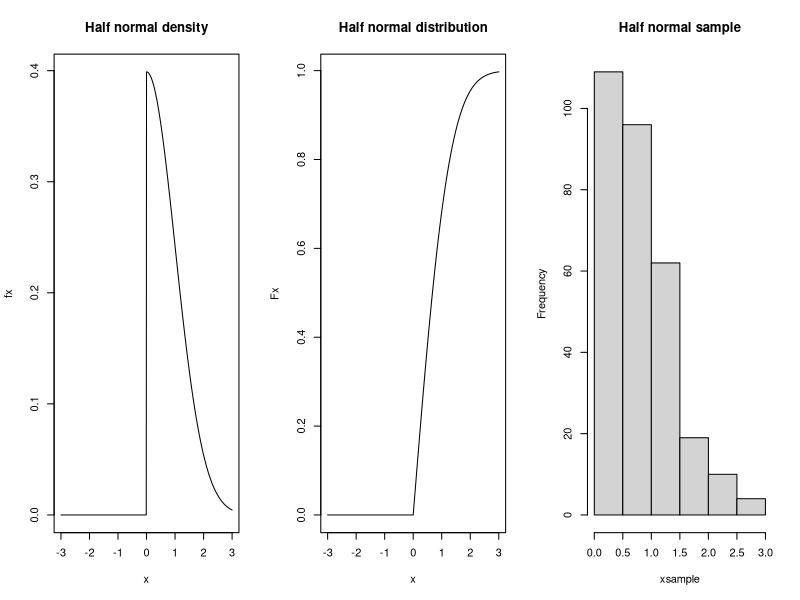
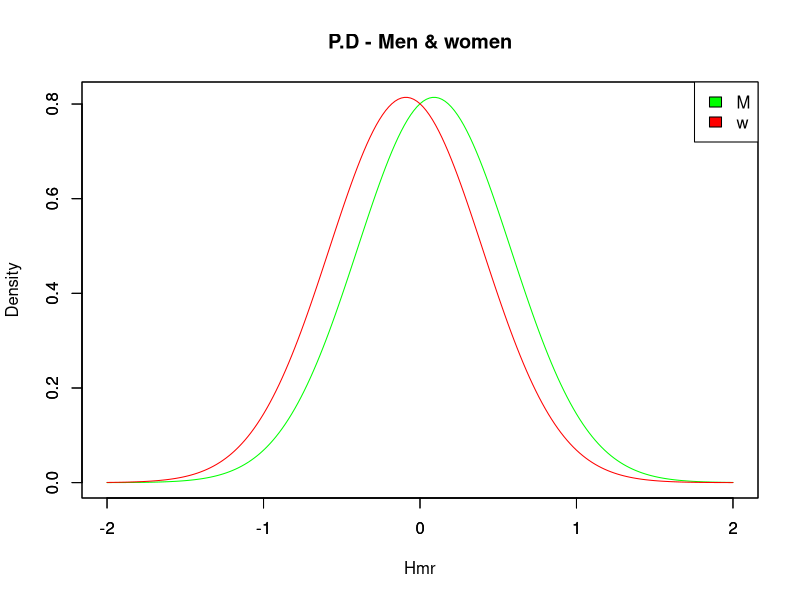

Generate these figures, in order, with R:
## ---- chunk 1
truncate <- function (ddist = dnorm, pdist = pnorm, qdist = qnorm, a = -Inf, b = Inf)
{

  
  # Writing the necessary code for Ddist 
f1 <- function(value){
  emptvector <- c()
  
  for(i in value)
  {
    if (i < a || i > b)
    {
      emptvector <- c(emptvector, 0)
    }
    else{
      probfun_val <- ddist(i)
      emptvector <- c(emptvector, probfun_val)
    }
  }
  return(emptvector)
}
 

# Writing the necessary code for Pdist 
f2 <- function(value)
{
  emptf2_vector <- c()
  for(i in value)
  {
    if (i < a)
    {
      emptf2_vector <- c(emptf2_vector, 0)
    }
    else if (i > b) 
      {
      emptf2_vector <- c(emptf2_vector, 1)
    }
    else
      {
      probfun_val <- (pdist(i) - pdist(a))/(pdist(b) - pdist(a))
      emptf2_vector <- c(emptf2_vector, probfun_val)
      
    }
  }
  return(emptf2_vector)
  
}

# Writing the necessary code for Rdist 
f3 <- function (value, mean = 0, sd = 1)
{
  uvalues = runif(value, mean, sd)
  qv = pdist(a) + ( uvalues * (pdist(b) - pdist(a)))
  rval = qdist(qv)
  return(rval)
}

demo_list = list(ddist = f1, pdist = f2 ,  rdist = f3)
return (demo_list)

}


## ---- chunk 2

half_normal <- truncate(a = 0)
xsample <- half_normal$rdist(300)
x <- seq(-3, 3, 0.01)
fx <- half_normal$ddist(x)
Fx <- half_normal$pdist(x)
oldPar <- par(mfrow = c(1,3))
plot(x, fx, type = "l", main = "Half normal density")
plot(x, Fx, type = "l", main = "Half normal distribution")
hist(xsample, main = "Half normal sample")
par(oldPar)
## ---- chunk 3
rand <- seq(-2,2,0.02)
men <- dnorm(rand, mean = 0.09, sd = 0.49)
women <- dnorm(rand, mean = -0.09, sd = 0.49)

plot(rand, men, main = "P.D - Men & women", xlab = "Hmr", ylab = "Density", type = "l", col = "green")

par(new = TRUE)
plot(rand, women, type = "l", col = "red", xlab = "", ylab ="")
legend("topright", c("M", "w"), fill = c("green", "red"))

## ---- chunk 4
number <- 1000
x <- rnorm(number, mean = -0.09, sd = 0.49)
y <- rnorm(number, mean = 0.09, sd = 0.49)
results <- data.frame(women = x, men = y)

AvgM<- sum(results$men)/number
AvgW <- sum(results$women)/number
totsum <- sum(results$men > results$women)/number

print("Average Humour for Men is")
print(AvgM)

print("Average Humour for Women is")
print(AvgW)

print("P(Men more funnier than Women)")
print(totsum)
## ---- chunk 5

number <- 1000
tru_nor <- truncate(a = 1.07)
y <- tru_nor$rdist(number, mean = 0.09, sd = 0.49)
x <- tru_nor$rdist(number, mean = -0.09, sd = 0.49)
funval <- data.frame(women = x, men = y)
AvgM_Tru_Nor <- sum(funval$men)/number
AvgW_Tru_Nor <- sum(funval$women)/number

totsum <- sum(funval$men > funval$women)/number

print("Average Humour for Men is")
print(AvgM_Tru_Nor)
print("Average Humour for Women is")
print(AvgW_Tru_Nor)
print("P(Men more funnier than Women)")
print(totsum)

## ---- chunk 6
number <- 1000
tru_nor <- truncate(a = 1.07)
y <- tru_nor$rdist(number, mean = 0.09, sd = 0.539)
x <- tru_nor$rdist(number, mean = -0.09, sd = 0.49)
funval <- data.frame(women = x, men = y)
AvgM_Tru_Nor <- sum(funval$men)/number
AvgW_Tru_Nor <- sum(funval$women)/number

totsum <- sum(funval$men > funval$women)/number

print("Average Humour for Men is")
print(AvgM_Tru_Nor)
print("Average Humour for Women is")
print(AvgW_Tru_Nor)
print("P(Men more funnier than Women)")
print(totsum)
